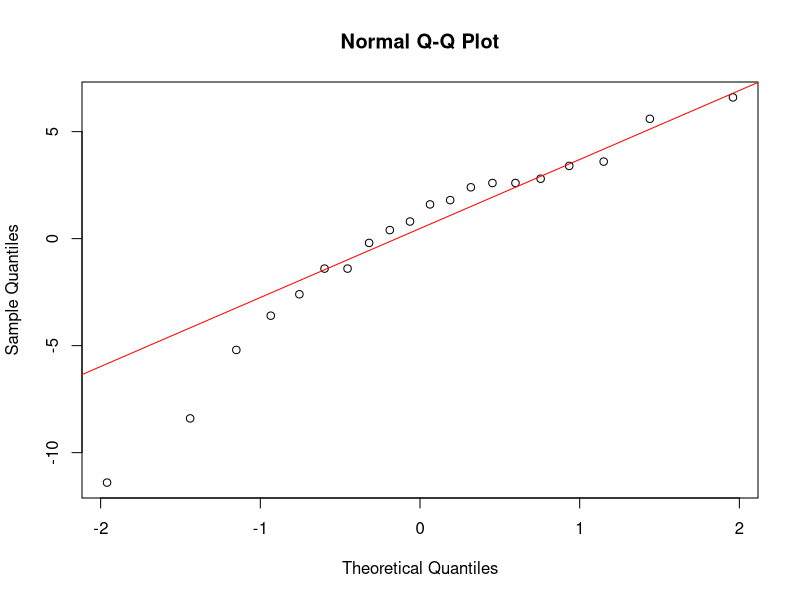
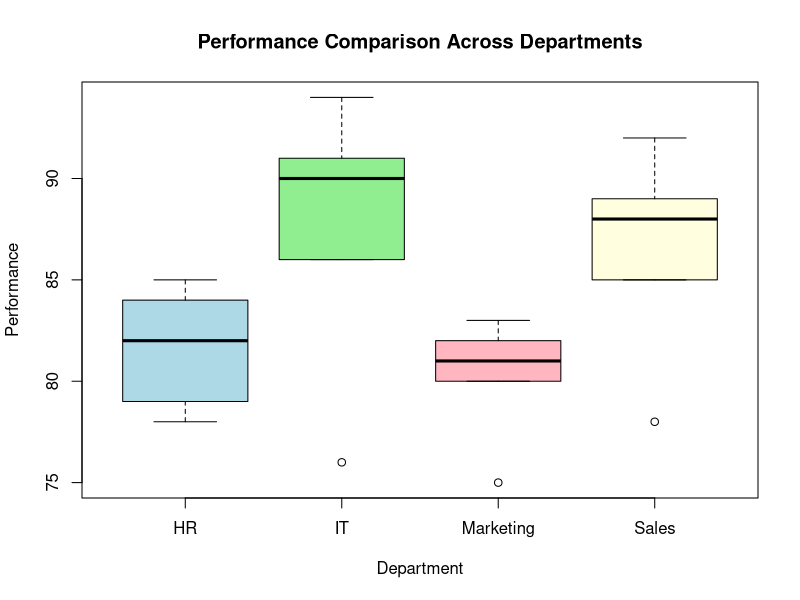

Recreate these plots in R, in order.
# Create the data frame
data <- data.frame(
  Department = factor(c("Sales", "HR", "IT", "Marketing", "Sales", "HR", "IT", "Marketing", "Sales", "HR",
                        "IT", "Marketing", "Sales", "HR", "IT", "Marketing", "Sales", "HR", "IT", "Marketing")),
  Performance = c(78, 82, 90, 75, 85, 78, 91, 80, 88, 85,
                  76, 83, 92, 79, 86, 81, 89, 84, 94, 82)
)

# Check the structure of the data
str(data)

# Perform ANOVA to test for differences between departments
anova_result <- aov(Performance ~ Department, data = data)

# Summarize the ANOVA results
anova_summary <- summary(anova_result)
print(anova_summary)

# Check normality of residuals using a Q-Q plot
qqnorm(residuals(anova_result))
qqline(residuals(anova_result), col = "red")

# Check homogeneity of variances using Levene's Test
if(!require(car)) install.packages("car", dependencies = TRUE)
library(car)
leveneTest(Performance ~ Department, data = data)

# If ANOVA is significant, perform post-hoc Tukey's HSD test
if (anova_summary[[1]]$`Pr(>F)`[1] < 0.05) {
  tukey_result <- TukeyHSD(anova_result)
  print(summary(tukey_result))
} else {
  print("No significant differences found, no need for post-hoc tests.")
}

# Create a boxplot to visualize performance across departments
boxplot(Performance ~ Department, data = data,
        main = "Performance Comparison Across Departments",
        xlab = "Department",
        ylab = "Performance",
        col = c("lightblue", "lightgreen", "lightpink", "lightyellow"))

